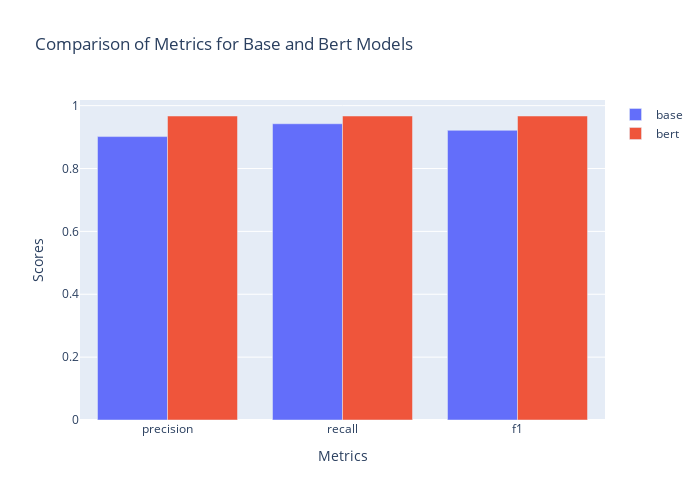

The code cell stored with this chart in its notebook:
### Markdown cell above
### Results

### Code cell
methods = list(score_dict.keys())
metrics = list(next(iter(score_dict.values())).keys())  # Assumes all methods have the same metrics

# Create a Plotly figure
fig = go.Figure()

for method in methods:
    fig.add_trace(
        go.Bar(
            x=metrics,
            y=[score_dict[method][metric] for metric in metrics],
            name=method
        )
    )

# Customize the layout
fig.update_layout(
    title='Comparison of Metrics for Base and Bert Models',
    xaxis_title='Metrics',
    yaxis_title='Scores',
    barmode='group',  # Group bars side-by-side
    xaxis=dict(tickmode='linear'),
    height=500,
    width=700
)

# Display the plot
fig.show()

### Figure 1 — Plotly figure (JSON) as saved in the notebook; plotly's stock layout.template omitted (floating-point values rounded to 4 significant figures)
{"data": [{"name": "base", "type": "bar", "x": ["precision", "recall", "f1"], "y": [0.9016, 0.9424, 0.9215]}, {"name": "bert", "type": "bar", "x": ["precision", "recall", "f1"], "y": [0.9671, 0.9671, 0.9671]}], "layout": {"barmode": "group", "height": 500, "title": {"text": "Comparison of Metrics for Base and Bert Models"}, "width": 700, "xaxis": {"tickmode": "linear", "title": {"text": "Metrics"}}, "yaxis": {"title": {"text": "Scores"}}}}
